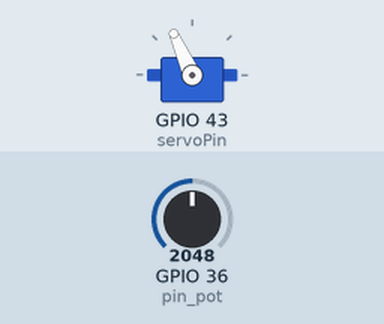
A sketch run on a simulated ESP32. Parts: servo. The test bench sets the inputs (shaded band); at power-on: GPIO 36 (pin_pot) = 2048.

Above: at 1.2 s.
1.3 s: GPIO 36 (pin_pot) set to 2866
At 1.8 s:
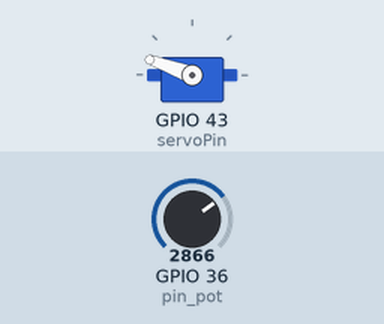
2.8 s: GPIO 36 (pin_pot) set to 3603
At 4.0 s:
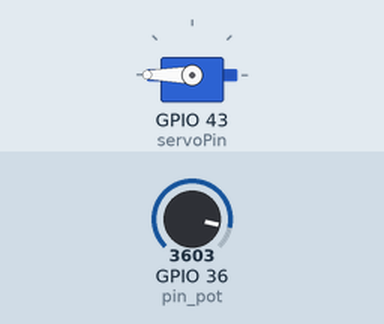
4.3 s: GPIO 36 (pin_pot) set to 1228
At 5.3 s:
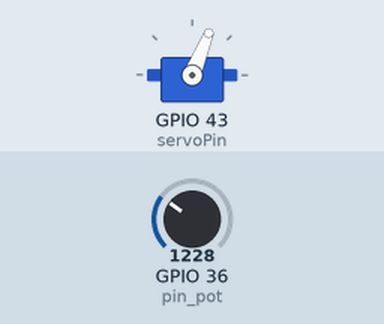
5.8 s: GPIO 36 (pin_pot) set to 491
At 6.4 s:
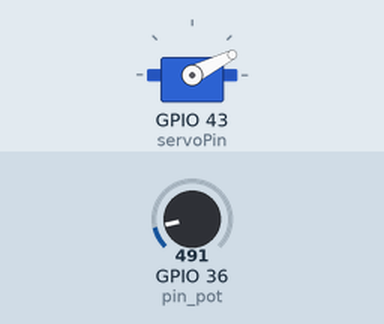
7.3 s: GPIO 36 (pin_pot) set to 0
At 8.5 s:
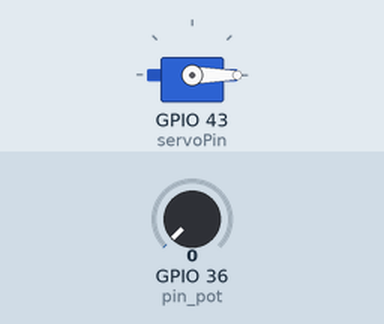
8.8 s: GPIO 36 (pin_pot) set to 2047
At 9.9 s:
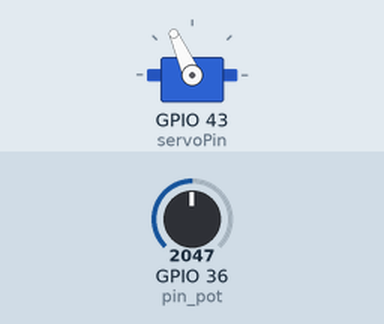
Timing chart, 0 to 11.3 s (numbered marks = the images above; inputs shaded):
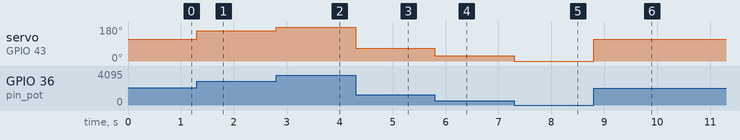

The sketch:

servo_potentiometer.ino
```cpp
#include <ESP32Servo.h>
int pin_pot=A0;

Servo myservo;
int pos = 0;
int servoPin = D6;

void setup() {
	myservo.setPeriodHertz(50);
  myservo.attach(servoPin);
}

void loop() {
int pot_value=analogRead(pin_pot);
int servo_value=map(pot_value,0,3220,0,180);
myservo.write(servo_value);
}
```

Measured:
- after the input at 1.3 s, servo on GPIO 43 (servoPin): 114° → 160° at once
- after the input at 2.8 s, servo on GPIO 43 (servoPin): 160° → 180° at once
- after the input at 4.3 s, servo on GPIO 43 (servoPin): 180° → 68° at once
- after the input at 5.8 s, servo on GPIO 43 (servoPin): 68° → 27° at once
- after the input at 7.3 s, servo on GPIO 43 (servoPin): 27° → 0° at once
- after the input at 8.8 s, servo on GPIO 43 (servoPin): 0° → 114° at once
